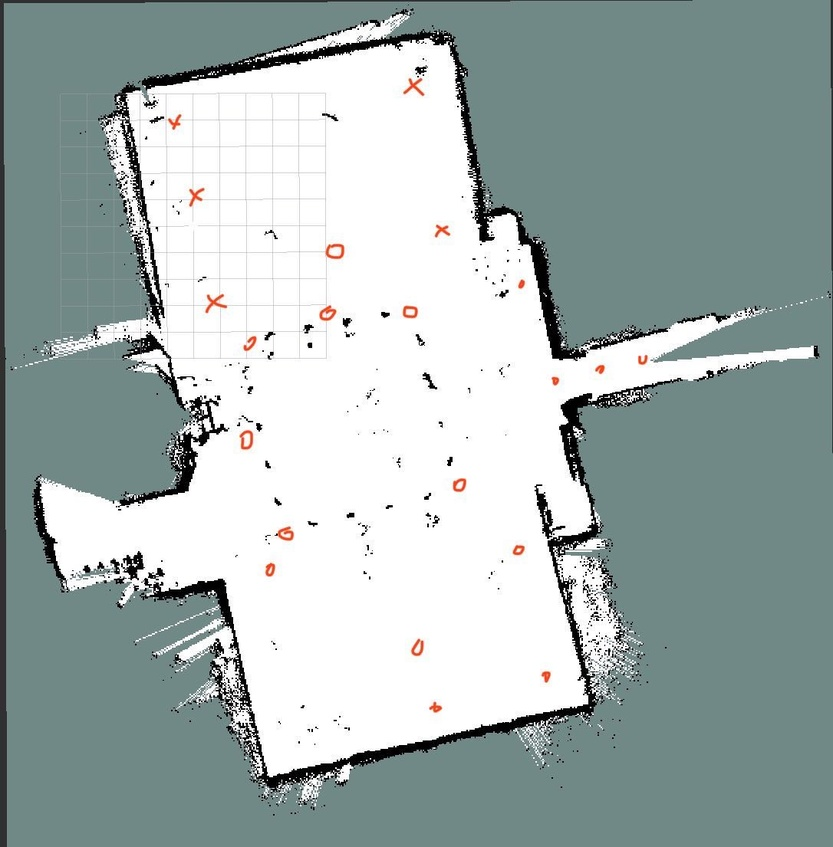
#> input picture Measured Data & Map/map_with_testing points.jpg, 833 x 847 px, shrunk from 1086 x 1105 before the run, found by its file name
$ jupyter execute heatmap_generated.ipynb
#> lines starting #> are read from the running program, lines starting #| are printed output that depends on the picture; after the words box and inside, x2 and y2 are one past the last pixel; in counts of white or black regions, pixels touching at a corner belong together
[cell 1]
import cv2
import numpy as np
import matplotlib.pyplot as plt
from scipy.interpolate import griddata
import csv

# 加载带点的地图
map_with_points_path = r'D:\KTH-Study\Y2-P1\EQ2443 Project Course\data & map\map_with_testing points.jpg'
image = cv2.imread(map_with_points_path)
#> image is the input picture: shape (847, 833, 3); mean B, G, R 174.1, 175.7, 162.4
if image is None:
    raise FileNotFoundError(f"无法加载图片：{map_with_points_path}")

# 转换为HSV以分离红色点
hsv = cv2.cvtColor(image, cv2.COLOR_BGR2HSV)
#> hsv: shape (847, 833, 3); mean H, S, V 55.1, 28.7, 176.2
mask = cv2.inRange(hsv, (0, 70, 50), (10, 255, 255))  # 红色范围
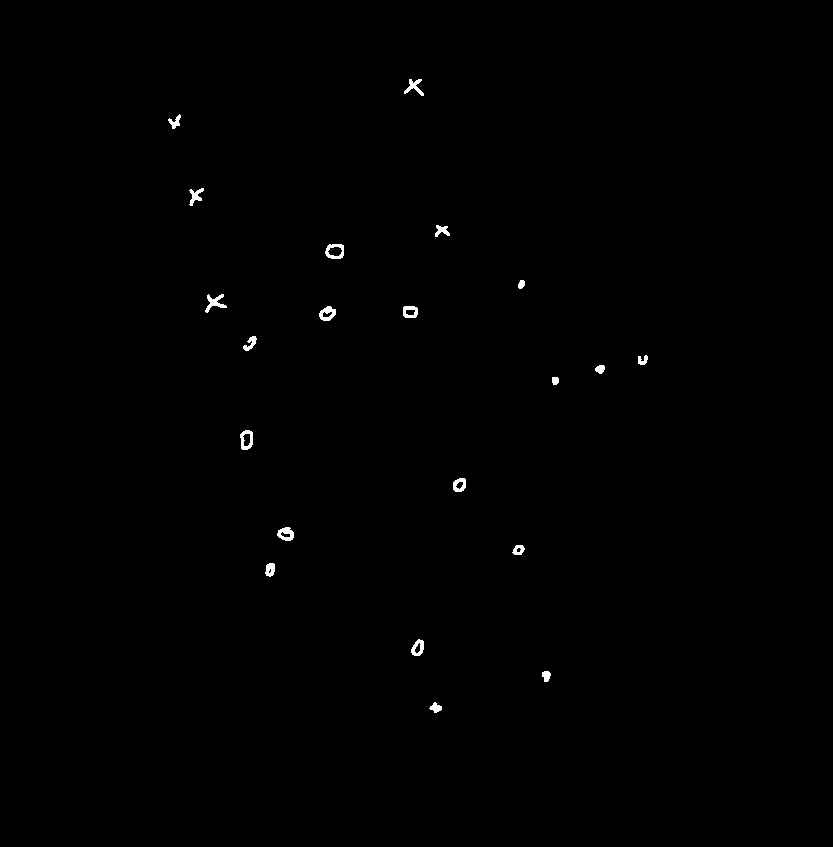
#> mask: shape (847, 833); 0.33% white; 21 white regions

# 提取点坐标
contours, _ = cv2.findContours(mask, cv2.RETR_EXTERNAL, cv2.CHAIN_APPROX_SIMPLE)
#> contours = 21 contours; largest, box (x1, y1, x2, y2) and area: (325, 244, 344, 259) 222, (240, 430, 253, 450) 194, (319, 306, 336, 321) 162, (277, 527, 294, 541) 157, (403, 306, 418, 318) 146
points = []
for contour in contours:
    x, y, w, h = cv2.boundingRect(contour)
    center_x = x + w // 2
    center_y = y + h // 2
    points.append((center_x, center_y))
#> this loop made 21 passes
#> (x, y, w, h, center_x, center_y) on passes 1 to 12: (429, 702, 13, 11, 435, 707), (542, 671, 9, 11, 546, 676), (411, 639, 13, 17, 417, 647), (265, 563, 10, 14, 270, 570), (512, 545, 13, 10, 518, 550), (277, 527, 17, 14, 285, 534), (453, 478, 13, 14, 459, 485), (240, 430, 13, 20, 246, 440), (552, 377, 7, 8, 555, 381), (595, 365, 10, 9, 600, 369), (638, 355, 10, 10, 643, 360), (243, 336, 14, 15, 250, 343)
#> after the loop, points = [(435, 707), (546, 676), (417, 647), (270, 570), (518, 550), (285, 534), (459, 485), (246, 440), (555, 381), (600, 369), (643, 360), (250, 343), (410, 312), (327, 313), (216, 303), (521, 284), (334, 251), (442, 231), (196, 197), (174, 121), (414, 87)]

# 假设信号强度已手动匹配
sinr_values = [19,26,21,19,26,20,19,29,19,21,19,29,29,29,29,19,29,29,29,29,29]  # 示例信号强度
rsrp_values = [-101,-86,-90,-94,-90,-91,-90,-91,-97,-87,-104,-88,-84,-81,-93,-96,-87,-88,-86,-90,-86]  # 示例信号强度
if len(points) != len(sinr_values):
    raise ValueError("提取的点数量与信号强度值数量不匹配，请检查数据。")

# 打印提取的点位坐标
print("提取的点位坐标及对应信号强度：")
for i, (point, sinr) in enumerate(zip(points, sinr_values)):
    print(f"点 {i + 1}: 坐标 {point}, 信号强度 {sinr}")
#> this loop made 21 passes
#> (point, sinr) on passes 1 to 12: ((435, 707), 19), ((546, 676), 26), ((417, 647), 21), ((270, 570), 19), ((518, 550), 26), ((285, 534), 20), ((459, 485), 19), ((246, 440), 29), ((555, 381), 19), ((600, 369), 21), ((643, 360), 19), ((250, 343), 29)
#| 点 1: 坐标 (435, 707), 信号强度 19
#| 点 2: 坐标 (546, 676), 信号强度 26
#| 点 3: 坐标 (417, 647), 信号强度 21
#| 点 4: 坐标 (270, 570), 信号强度 19
#| 点 5: 坐标 (518, 550), 信号强度 26
#| 点 6: 坐标 (285, 534), 信号强度 20
#| 点 7: 坐标 (459, 485), 信号强度 19
#| 点 8: 坐标 (246, 440), 信号强度 29
#> (further printed lines are left out)

# 可选：将点位坐标保存到 CSV 文件
output_csv = r'D:\KTH-Study\Y2-P1\EQ2443 Project Course\data & map\extracted_points.csv'
with open(output_csv, mode='w', newline='') as file:
    writer = csv.writer(file)
    writer.writerow(["Index", "X", "Y", "SINR"])
    for i, (point, sinr) in enumerate(zip(points, sinr_values)):
        writer.writerow([i + 1, point[0], point[1], sinr])
print(f"提取的点位坐标已保存到 {output_csv}")

# 加载新的图片（没有点位标注的地图）
map_without_points_path = r'D:\KTH-Study\Y2-P1\EQ2443 Project Course\data & map\map_of_R1_Hall.png'
image_without_points = cv2.imread(map_without_points_path)
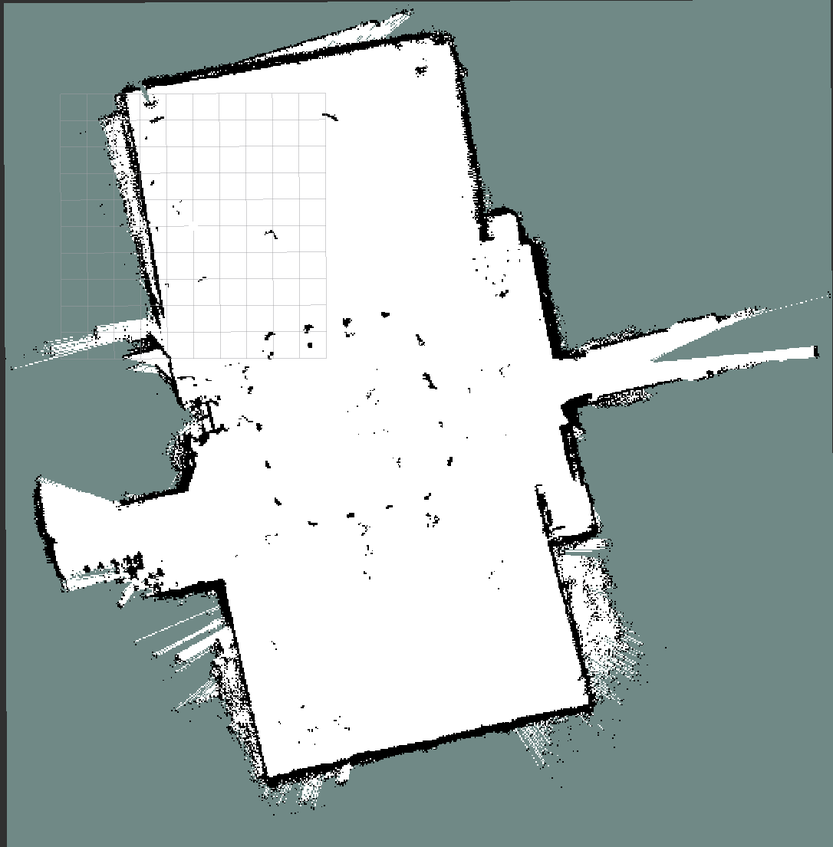
#> input picture Measured Data & Map/map_of_R1_Hall.png, 833 x 847 px, shrunk from 1086 x 1105 before the run, found by its file name
#> image_without_points is the input picture: shape (847, 833, 3); mean B, G, R 174.8, 176.5, 162.5
if image_without_points is None:
    raise FileNotFoundError(f"无法加载图片：{map_without_points_path}")

# 在新图片上绘制提取的点
for point, sinr in zip(points, sinr_values):
    cv2.circle(image_without_points, point, 5, (0, 0, 255), -1)  # 红色点
    cv2.putText(image_without_points, str(sinr), (point[0] + 10, point[1] - 10), cv2.FONT_HERSHEY_SIMPLEX, 0.6, (255, 0, 0), 2)
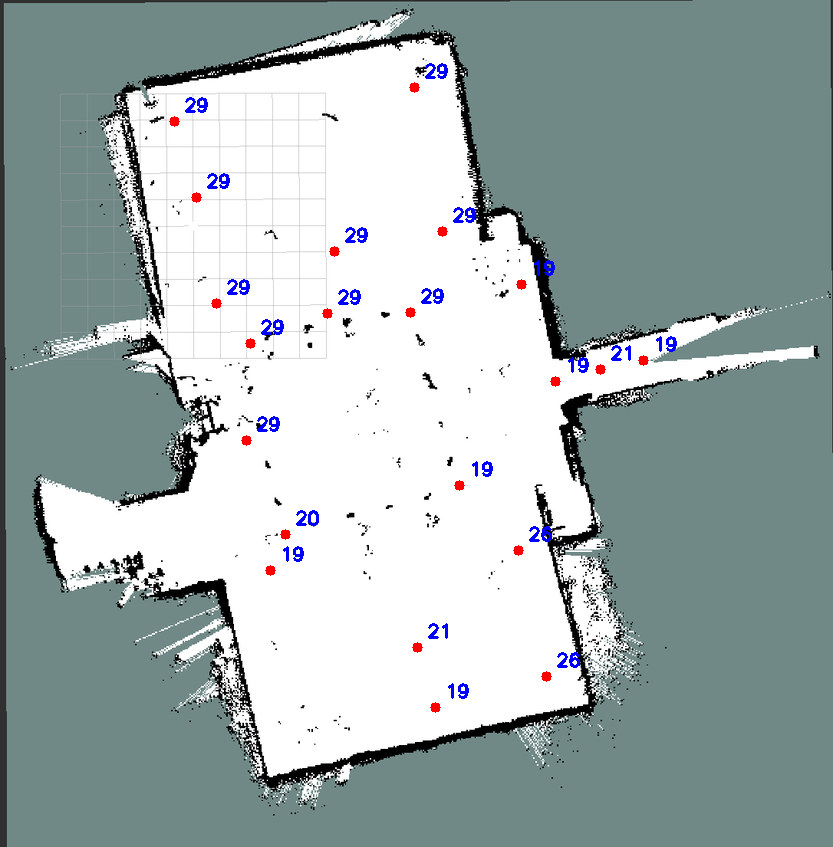
#> image_without_points: shape (847, 833, 3); 0.81% of pixels changed, all inside (x1, y1, x2, y2) = (169, 63, 677, 713)

# 创建热力图
x, y = zip(*points)
#> x = (435, 546, 417, 270, 518, 285, 459, 246, 555, 600, 643, 250, 410, 327, 216, 521, 334, 442, 196, 174, 414); y = (707, 676, 647, 570, 550, 534, 485, 440, 381, 369, 360, 343, 312, 313, 303, 284, 251, 231, 197, 121, 87)
grid_x, grid_y = np.mgrid[0:image_without_points.shape[1]:100j, 0:image_without_points.shape[0]:100j]
grid_z = griddata(points, sinr_values, (grid_x, grid_y), method='cubic')

# 叠加热力图到新图片
plt.figure(figsize=(10, 8))
plt.imshow(cv2.cvtColor(image_without_points, cv2.COLOR_BGR2RGB))
plt.contourf(grid_x, grid_y, grid_z, alpha=0.5, cmap='YlOrRd')
plt.colorbar(label='SINR (dB)')
plt.title("Mapped Points with Interpolated Signal Strength")

# 保存标注了点和热力图的新图片
output_image_with_heatmap_path = r'D:\KTH-Study\Y2-P1\EQ2443 Project Course\data & map\map_with_mapped_points_and_heatmap.jpg'
plt.savefig(output_image_with_heatmap_path)
print(f"标注了点和热力图的新图片已保存到 {output_image_with_heatmap_path}")
plt.show()

[cell 2]
import cv2
import numpy as np
import matplotlib.pyplot as plt
from scipy.interpolate import griddata
import csv

# 加载带点的地图
map_with_points_path = r'D:\KTH-Study\Y2-P1\EQ2443 Project Course\data & map\map_with_testing points.jpg'
image = cv2.imread(map_with_points_path)
if image is None:
    raise FileNotFoundError(f"无法加载图片：{map_with_points_path}")

# 转换为HSV以分离红色点
hsv = cv2.cvtColor(image, cv2.COLOR_BGR2HSV)
mask = cv2.inRange(hsv, (0, 70, 50), (10, 255, 255))  # 红色范围

# 提取点坐标
contours, _ = cv2.findContours(mask, cv2.RETR_EXTERNAL, cv2.CHAIN_APPROX_SIMPLE)
points = []
for contour in contours:
    x, y, w, h = cv2.boundingRect(contour)
    center_x = x + w // 2
    center_y = y + h // 2
    points.append((center_x, center_y))

# 假设信号强度已手动匹配
sinr_values = [19,26,21,19,26,20,19,29,19,21,19,29,29,29,29,19,29,29,29,29,29]  # SINR 示例信号强度
rsrp_values = [-101,-86,-90,-94,-90,-91,-90,-91,-97,-87,-104,-88,-84,-81,-93,-96,-87,-88,-86,-90,-86]  # RSRP 示例信号强度
if len(points) != len(sinr_values) or len(points) != len(rsrp_values):
    raise ValueError("提取的点数量与信号强度值数量不匹配，请检查数据。")

# 打印提取的点位坐标
print("提取的点位坐标及对应信号强度：")
for i, (point, sinr, rsrp) in enumerate(zip(points, sinr_values, rsrp_values)):
    print(f"点 {i + 1}: 坐标 {point}, SINR {sinr}, RSRP {rsrp}")
#> this loop made 21 passes
#> (point, sinr, rsrp) on passes 1 to 12: ((435, 707), 19, -101), ((546, 676), 26, -86), ((417, 647), 21, -90), ((270, 570), 19, -94), ((518, 550), 26, -90), ((285, 534), 20, -91), ((459, 485), 19, -90), ((246, 440), 29, -91), ((555, 381), 19, -97), ((600, 369), 21, -87), ((643, 360), 19, -104), ((250, 343), 29, -88)
#| 点 1: 坐标 (435, 707), SINR 19, RSRP -101
#| 点 2: 坐标 (546, 676), SINR 26, RSRP -86
#| 点 3: 坐标 (417, 647), SINR 21, RSRP -90
#| 点 4: 坐标 (270, 570), SINR 19, RSRP -94
#| 点 5: 坐标 (518, 550), SINR 26, RSRP -90
#| 点 6: 坐标 (285, 534), SINR 20, RSRP -91
#| 点 7: 坐标 (459, 485), SINR 19, RSRP -90
#| 点 8: 坐标 (246, 440), SINR 29, RSRP -91
#> (further printed lines are left out)

# 可选：将点位坐标保存到 CSV 文件
output_csv = r'D:\KTH-Study\Y2-P1\EQ2443 Project Course\data & map\extracted_points.csv'
with open(output_csv, mode='w', newline='') as file:
    writer = csv.writer(file)
    writer.writerow(["Index", "X", "Y", "SINR", "RSRP"])
    for i, (point, sinr, rsrp) in enumerate(zip(points, sinr_values, rsrp_values)):
        writer.writerow([i + 1, point[0], point[1], sinr, rsrp])
print(f"提取的点位坐标已保存到 {output_csv}")

# 加载新的图片（没有点位标注的地图）
map_without_points_path = r'D:\KTH-Study\Y2-P1\EQ2443 Project Course\data & map\map_of_R1_Hall.png'
image_without_points = cv2.imread(map_without_points_path)
if image_without_points is None:
    raise FileNotFoundError(f"无法加载图片：{map_without_points_path}")

# 在新图片上绘制提取的点
for point in points:
    cv2.circle(image_without_points, point, 5, (0, 0, 255), -1)  # 红色点
#> this loop made 21 passes
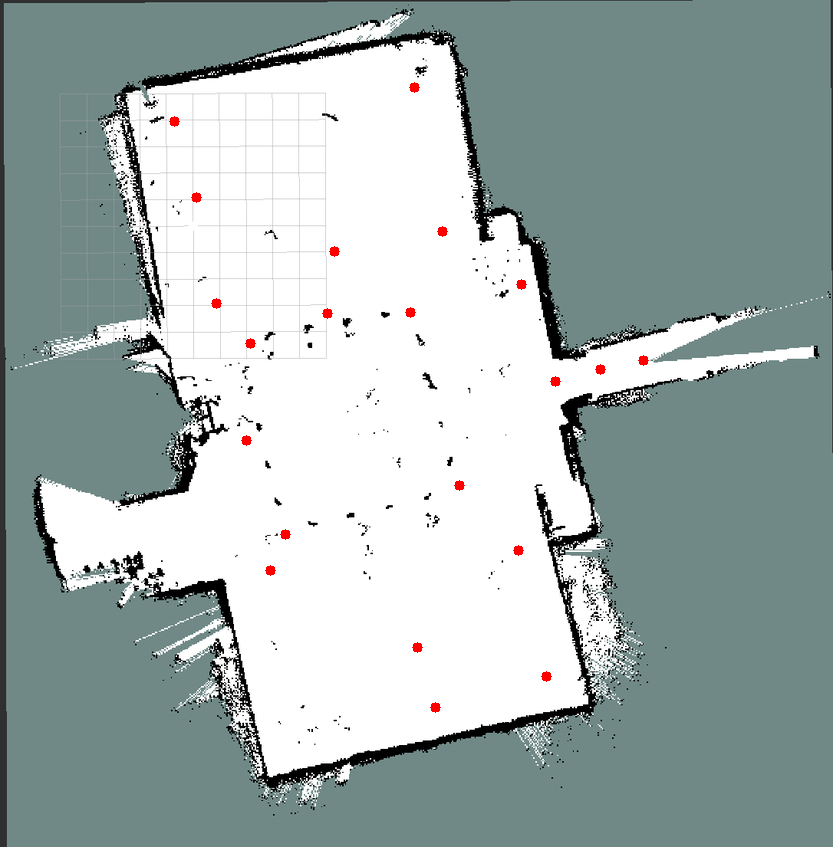
#> image_without_points: shape (847, 833, 3); 0.24% of pixels changed, all inside (x1, y1, x2, y2) = (169, 82, 649, 713)

# 创建 SINR 热力图
x, y = zip(*points)
grid_x, grid_y = np.mgrid[0:image_without_points.shape[1]:100j, 0:image_without_points.shape[0]:100j]
grid_z_sinr = griddata(points, sinr_values, (grid_x, grid_y), method='cubic')

# 在图片上标注 SINR 值
sinr_image = image_without_points.copy()
for point, sinr in zip(points, sinr_values):
    cv2.putText(sinr_image, str(sinr), (point[0] + 10, point[1] - 10), cv2.FONT_HERSHEY_SIMPLEX, 0.6, (255, 180, 0), 2)
#> sinr_image: shape (847, 833, 3); 0.57% of pixels changed, all inside (x1, y1, x2, y2) = (185, 63, 677, 699)

# 绘制 SINR 热力图并保存
plt.figure(figsize=(10, 8))
plt.imshow(cv2.cvtColor(sinr_image, cv2.COLOR_BGR2RGB))
plt.contourf(grid_x, grid_y, grid_z_sinr, alpha=0.5, cmap='YlOrRd')
plt.colorbar(label='SINR (dB)')
plt.title("Mapped Points with SINR")
output_image_sinr_path = r'D:\KTH-Study\Y2-P1\EQ2443 Project Course\data & map\map_with_mapped_points_and_sinr_heatmap.png'
plt.savefig(output_image_sinr_path)
print(f"标注了点和 SINR 热力图的新图片已保存到 {output_image_sinr_path}")
plt.show()

# 创建 RSRP 热力图
grid_z_rsrp = griddata(points, rsrp_values, (grid_x, grid_y), method='cubic')
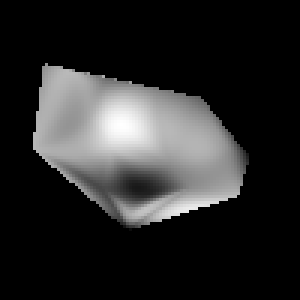
#> grid_z_rsrp: shape (100, 100) float64 (shown 3 times larger); 73.67% of the values are NaN or infinite; the others: min -102.6, max -79.85, mean -88.65; drawn with min black, max white, NaN and infinite black

# 在图片上标注 RSRP 值
rsrp_image = image_without_points.copy()
for point, rsrp in zip(points, rsrp_values):
    cv2.putText(rsrp_image, str(rsrp), (point[0] + 10, point[1] - 10), cv2.FONT_HERSHEY_SIMPLEX, 0.6, (240, 0, 0), 2)
#> this loop made 21 passes
#> (point, rsrp) on passes 1 to 12: ((435, 707), -101), ((546, 676), -86), ((417, 647), -90), ((270, 570), -94), ((518, 550), -90), ((285, 534), -91), ((459, 485), -90), ((246, 440), -91), ((555, 381), -97), ((600, 369), -87), ((643, 360), -104), ((250, 343), -88)
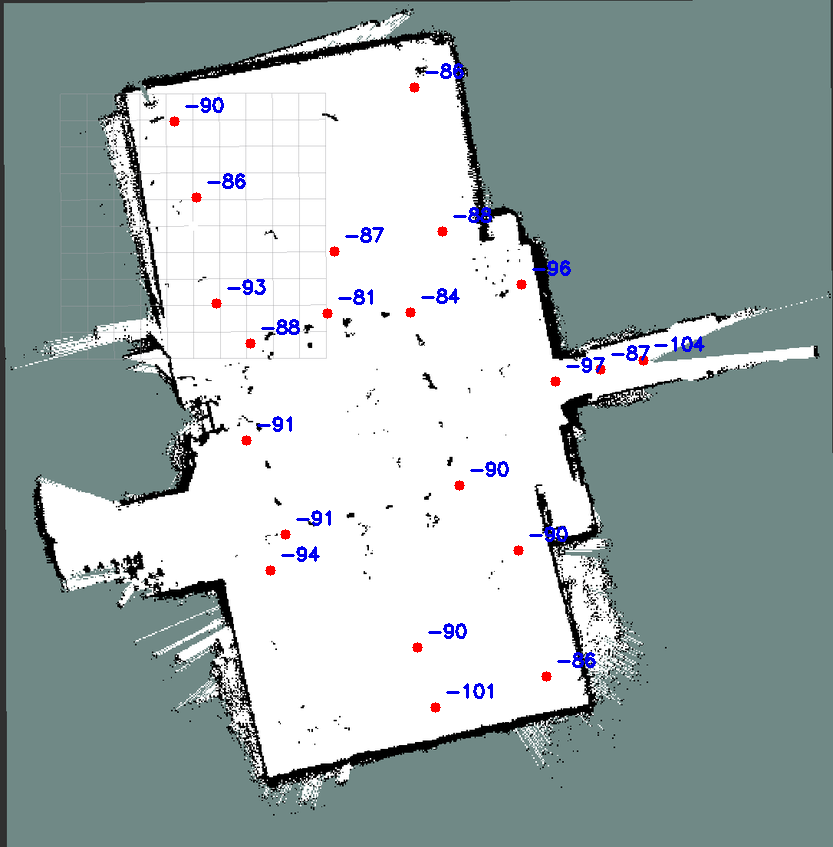
#> rsrp_image: shape (847, 833, 3); 0.74% of pixels changed, all inside (x1, y1, x2, y2) = (185, 63, 705, 699)

# 绘制 RSRP 热力图并保存
plt.figure(figsize=(10, 8))
plt.imshow(cv2.cvtColor(rsrp_image, cv2.COLOR_BGR2RGB))
plt.contourf(grid_x, grid_y, grid_z_rsrp, alpha=0.5, cmap='coolwarm')
plt.colorbar(label='RSRP (dBm)')
plt.title("Mapped Points with RSRP")
output_image_rsrp_path = r'D:\KTH-Study\Y2-P1\EQ2443 Project Course\data & map\map_with_mapped_points_and_rsrp_heatmap.png'
plt.savefig(output_image_rsrp_path)
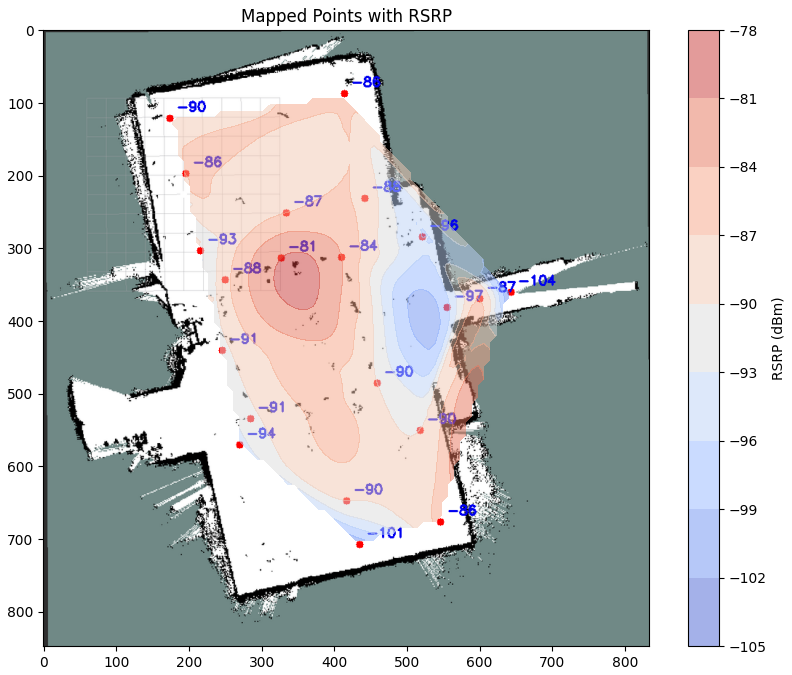
#> figure drawn by matplotlib, 2 panels
print(f"标注了点和 RSRP 热力图的新图片已保存到 {output_image_rsrp_path}")
plt.show()
